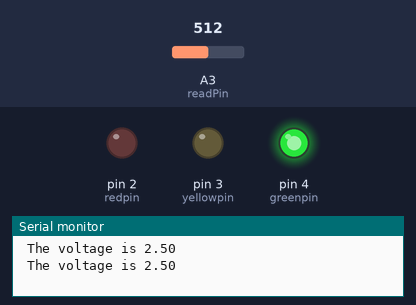
The sketch below on a simulated Arduino Uno, built with avr-gcc and run on an emulated ATmega328P. Shown: output pins drawn as LEDs (lit = HIGH), the last lines printed to the serial monitor. The test bench sets the inputs (shaded band); at power-on: A3 (readPin) = 512.

Above: at 3.8 s.
3.9 s: A3 (readPin) set to 601
7.8 s: A3 (readPin) set to 625
At 10.0 s:
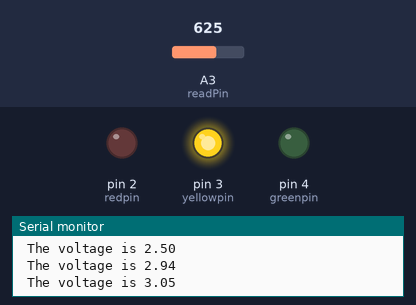
11.7 s: A3 (readPin) set to 804
15.6 s: A3 (readPin) set to 827
At 19.2 s:
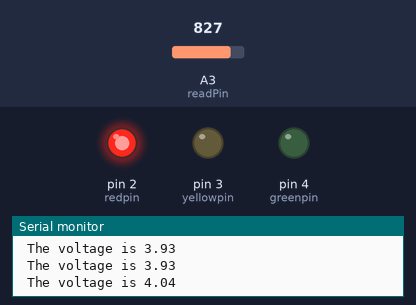
19.5 s: A3 (readPin) set to 716
At 21.7 s:
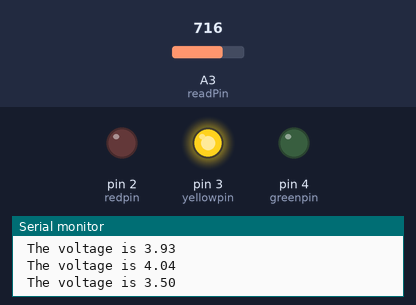
23.4 s: A3 (readPin) set to 900
At 25.2 s:
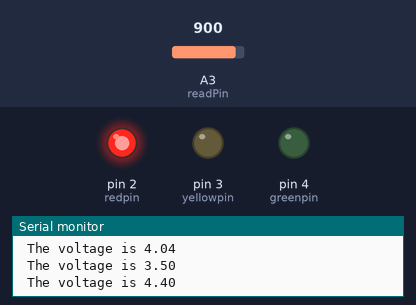
Timing chart, 0 to 26.7 s (numbered marks = the images above; inputs shaded):
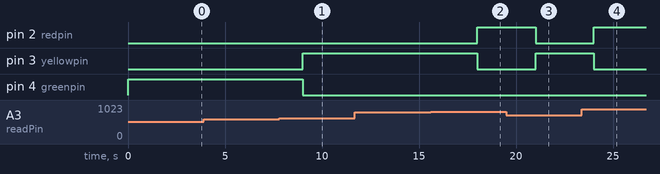

The sketch:

9_if_statements_three_leds.ino
```cpp
//IF STATEMENTS USING THREE LEDS :
//RED IS ON WHEN VOLTAGE IS ABOVE 4V
//GREEN IS ON WHEN VOLTAGE IS UNDER 3V
//YELLOW IS ON WHEN VOLTAGE IS BETWEEN 3 AND 4 VOLTS
int readPin=A3;
int redpin=2;
int yellowpin=3;
int greenpin=4;
float readVal;
float V2;
int wait=3000;

void setup() {
  // put your setup code here, to run once:
  pinMode(readPin,INPUT);
  pinMode(redpin,OUTPUT);
  pinMode(yellowpin,OUTPUT);
  pinMode(greenpin,OUTPUT);
  Serial.begin(9600);

}

void loop() {
  // put your main code here, to run repeatedly:
readVal=analogRead(readPin);
V2=(5./1023.)*readVal;
Serial.print(" The voltage is ");
Serial.println(V2);
if(V2>4.0){
  digitalWrite(redpin,HIGH);

}
if (V2<4.0){
  digitalWrite(redpin,LOW);
}
if (V2>=3 && V2<=4){
  digitalWrite(yellowpin,HIGH);
}
if (V2<3){
  digitalWrite(yellowpin,LOW);
}
if (V2>4.0){
  digitalWrite(yellowpin,LOW);
}
if (V2<3.0){
  digitalWrite(greenpin,HIGH);
}
 if (V2>3.0){
  digitalWrite(greenpin,LOW);
 }

delay(wait);
}
```

Measured:
- the behaviour switches between 613 and 614 on A3 (readPin) (found by bisection; images 0 and 1)
- the behaviour switches between 818 and 819 on A3 (readPin) (found by bisection; images 1 and 2)
- after the input at 7.8 s, pin 3 (yellowpin): LOW → HIGH after 1.2 s; pin 4 (greenpin): HIGH → LOW after 1.2 s
- after the input at 15.6 s, pin 2 (redpin): LOW → HIGH after 2.4 s; pin 3 (yellowpin): HIGH → LOW after 2.4 s
- after the input at 19.5 s, pin 2 (redpin): HIGH → LOW after 1.5 s; pin 3 (yellowpin): LOW → HIGH after 1.5 s
- after the input at 23.4 s, pin 2 (redpin): LOW → HIGH after 0.61 s; pin 3 (yellowpin): HIGH → LOW after 0.61 s
